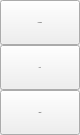
                 <widget class="QFrame" name="extraRightBox">
                  <property name="minimumSize">
                   <size>
                    <width>0</width>
                    <height>0</height>
                   </size>
                  </property>
                  <property name="maximumSize">
                   <size>
                    <width>0</width>
                    <height>16777215</height>
                   </size>
                  </property>
                  <property name="frameShape">
                   <enum>QFrame::NoFrame</enum>
                  </property>
                  <property name="frameShadow">
                   <enum>QFrame::Raised</enum>
                  </property>
                  <layout class="QVBoxLayout" name="verticalLayout_7">
                   <property name="spacing">
                    <number>0</number>
                   </property>
                   <property name="leftMargin">
                    <number>0</number>
                   </property>
                   <property name="topMargin">
                    <number>0</number>
                   </property>
                   <property name="rightMargin">
                    <number>0</number>
                   </property>
                   <property name="bottomMargin">
                    <number>0</number>
                   </property>
                   <item>
                    <widget class="QFrame" name="themeSettingsTopDetail">
                     <property name="maximumSize">
                      <size>
                       <width>16777215</width>
                       <height>3</height>
                      </size>
                     </property>
                     <property name="frameShape">
                      <enum>QFrame::NoFrame</enum>
                     </property>
                     <property name="frameShadow">
                      <enum>QFrame::Raised</enum>
                     </property>
                    </widget>
                   </item>
                   <item>
                    <widget class="QFrame" name="contentSettings">
                     <property name="frameShape">
                      <enum>QFrame::NoFrame</enum>
                     </property>
                     <property name="frameShadow">
                      <enum>QFrame::Raised</enum>
                     </property>
                     <layout class="QVBoxLayout" name="verticalLayout_13">
                      <property name="spacing">
                       <number>0</number>
                      </property>
                      <property name="leftMargin">
                       <number>0</number>
                      </property>
                      <property name="topMargin">
                       <number>0</number>
                      </property>
                      <property name="rightMargin">
                       <number>0</number>
                      </property>
                      <property name="bottomMargin">
                       <number>0</number>
                      </property>
                      <item alignment="Qt::AlignTop">
                       <widget class="QFrame" name="topMenus">
                        <property name="frameShape">
                         <enum>QFrame::NoFrame</enum>
                        </property>
                        <property name="frameShadow">
                         <enum>QFrame::Raised</enum>
                        </property>
                        <layout class="QVBoxLayout" name="verticalLayout_14">
                         <property name="spacing">
                          <number>0</number>
                         </property>
                         <property name="leftMargin">
                          <number>0</number>
                         </property>
                         <property name="topMargin">
                          <number>0</number>
                         </property>
                         <property name="rightMargin">
                          <number>0</number>
                         </property>
                         <property name="bottomMargin">
                          <number>0</number>
                         </property>
                         <item>
                          <widget class="QPushButton" name="btn_message">
                           <property name="sizePolicy">
                            <sizepolicy hsizetype="Expanding" vsizetype="Fixed">
                             <horstretch>0</horstretch>
                             <verstretch>0</verstretch>
                            </sizepolicy>
                           </property>
                           <property name="minimumSize">
                            <size>
                             <width>0</width>
                             <height>45</height>
                            </size>
                           </property>
                           <property name="font">
                            <font>
                             <family>Segoe UI</family>
                                <pointsize>-1</pointsize>
                             <italic>false</italic>
                             <bold>false</bold>
                            </font>
                           </property>
                           <property name="cursor">
                            <cursorShape>PointingHandCursor</cursorShape>
                           </property>
                           <property name="layoutDirection">
                            <enum>Qt::LeftToRight</enum>
                           </property>
                           <property name="styleSheet">
                            <string notr="true">background-image: url(:/icons/images/icons/cil-envelope-open.png);</string>
                           </property>
                           <property name="text">
                            <string>Message</string>
                           </property>
                          </widget>
                         </item>
                         <item>
                          <widget class="QPushButton" name="btn_print">
                           <property name="sizePolicy">
                            <sizepolicy hsizetype="Expanding" vsizetype="Fixed">
                             <horstretch>0</horstretch>
                             <verstretch>0</verstretch>
                            </sizepolicy>
                           </property>
                           <property name="minimumSize">
                            <size>
                             <width>0</width>
                             <height>45</height>
                            </size>
                           </property>
                           <property name="font">
                            <font>
                             <family>Segoe UI</family>
                                <pointsize>-1</pointsize>
                             <italic>false</italic>
                             <bold>false</bold>
                            </font>
                           </property>
                           <property name="cursor">
                            <cursorShape>PointingHandCursor</cursorShape>
                           </property>
                           <property name="layoutDirection">
                            <enum>Qt::LeftToRight</enum>
                           </property>
                           <property name="styleSheet">
                            <string notr="true">background-image: url(:/icons/images/icons/cil-print.png);</string>
                           </property>
                           <property name="text">
                            <string>Print</string>
                           </property>
                          </widget>
                         </item>
                         <item>
                          <widget class="QPushButton" name="btn_logout">
                           <property name="sizePolicy">
                            <sizepolicy hsizetype="Expanding" vsizetype="Fixed">
                             <horstretch>0</horstretch>
                             <verstretch>0</verstretch>
                            </sizepolicy>
                           </property>
                           <property name="minimumSize">
                            <size>
                             <width>0</width>
                             <height>45</height>
                            </size>
                           </property>
                           <property name="font">
                            <font>
                             <family>Segoe UI</family>
                                <pointsize>-1</pointsize>
                             <italic>false</italic>
                             <bold>false</bold>
                            </font>
                           </property>
                           <property name="cursor">
                            <cursorShape>PointingHandCursor</cursorShape>
                           </property>
                           <property name="layoutDirection">
                            <enum>Qt::LeftToRight</enum>
                           </property>
                           <property name="styleSheet">
                            <string notr="true">background-image: url(:/icons/images/icons/cil-account-logout.png);</string>
                           </property>
                           <property name="text">
                            <string>Logout</string>
                           </property>
                          </widget>
                         </item>
                        </layout>
                       </widget>
                      </item>
                     </layout>
                    </widget>
                   </item>
                  </layout>
                 </widget>
